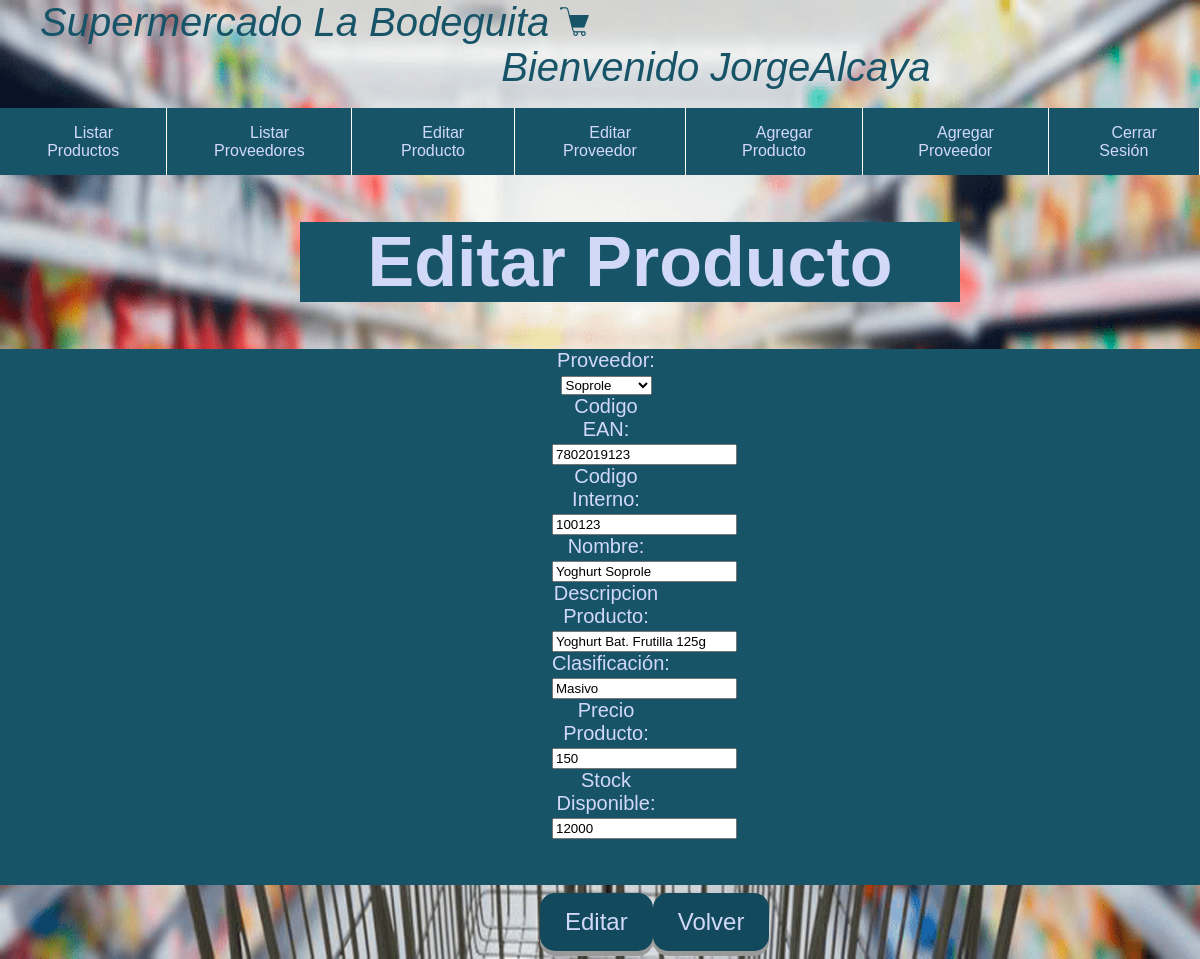
The page /editarProducto/4 (signed in) on the database its author committed.
### app/models.py (models this page shows, shortened)
class Producto(models.Model):
    proveedor = models.ForeignKey(Proveedor, null=True, blank=True, on_delete=models.CASCADE)
    codigo = models.IntegerField()
    sku = models.IntegerField()
    nombre = models.CharField(max_length=20)
    descripcion = models.CharField(max_length=30)
    clasificacion = models.CharField(max_length=30)
    precio = models.IntegerField()
    disponible = models.IntegerField()

class Proveedor(models.Model):
    rut = models.CharField(max_length=15)
    nombre = models.CharField(max_length=50)
    telefono = models.CharField(max_length=20)
    domicilio = models.CharField(max_length=50)
    region = models.CharField(max_length=50, blank=True, null=True)
    comuna = models.CharField(max_length=50, blank=True, null=True)
    def __str__(self):
        return self.nombre

### app/views.py (the view)
# urls.py: path('editarProducto/<int:producto_id>', views.editarProducto),
@login_required
def editarProducto(request, producto_id):
    instancia = Producto.objects.get(id=producto_id)
    form = ProductoForm(instance=instancia)
    if request.method =="POST":
        form= ProductoForm(request.POST, instance= instancia)
        if form.is_valid():
            instancia = form.save(commit=False)
            instancia.save()
    return render(request, "app/editarProducto.html",{'form':form})

### app/forms.py
class ProductoForm(forms.ModelForm):
    class Meta:
        model = Producto
        fields = ['proveedor', 'codigo', 'sku', 'nombre',
                  'descripcion', 'clasificacion', 'precio','disponible' ]
        labels = {'proveedor': 'Proveedor', 'codigo': 'Codigo EAN', 'sku': 'Codigo Interno', 'nombre': 'Nombre', 'descripcion': 'Descripcion Producto',
                  'clasificacion': 'Clasificación', 'precio': 'Precio Producto', 'disponible': 'Stock Disponible'}

### app/templates/app/editarProducto.html (shortened to what this page needs)
{% extends 'app/base.html' %}
{% block content %}
{% load static %}
<link href="{% static 'css/botonLogin.css' %}" rel="stylesheet">
<body>
     <div class="centrar">
          <h1 class="f">Editar Producto</h1>
     </div>
     <div class="centrar3">
          <div class="centrar2">
               <form class="g" method="POST">
                    {{ form }}
               </form>
               <br>
          </div>
     </div>
     <div class="dvedit">
          <button class="button" type="submit" >Editar</button>
          <button class="button" onclick="window.location.href='http://localhost:8000/listarProductosFull';">Volver</button>
     </div>
</body>
{% endblock content %}

### app/templates/app/base.html (shortened to what this page needs)
{% load static %}
<!DOCTYPE html>
<html lang="es">
<head>
    <link href="{% static 'css/estiloMenu.css' %}" rel="stylesheet">
    <link href="{% static 'css/icomoon/style.css' %}" rel="stylesheet">
    <link href="{% static 'css/estiloFormLogin.css' %}" rel="stylesheet">
    <link href="{% static 'css/table.css' %}" rel="stylesheet">
    <link href="{% static 'css/divEdit.css' %}" rel="stylesheet">
</head>
<dir class="titulo">
    Supermercado La Bodeguita <img src="{% static 'img/carrito.png' %}" alt="">
    {% if user.is_authenticated %} <span>123456789101112131415</span>Bienvenido {{user.username}}
    {% else %}<span>123456789101112131415</span>Bienvenido Proveedores{% endif %}
</dir>
<span>12345678910</span>
<body>
    <header class="titulo3">
        <nav class="menu">
            <ul>
                {% if user.is_authenticated %}
                <li><a href="http://localhost:8000/listarProductos"><span class="icon-file-text"></span> Listar
                        Productos</a></li>
                <li><a href="http://localhost:8000/listarProveedores"><span class="icon-file-text"></span> Listar
                        Proveedores</a></li>
                <li><a href="http://localhost:8000/listarProductosFull"><span class="icon-file-text"></span> Editar
                        Producto</a></li>
                <li><a href="http://localhost:8000/listarProveedoresFull"><span class="icon-file-text"></span> Editar
                        Proveedor</a></li>
                <li><a href="http://localhost:8000/ingresarProducto"><span class="icon-file-text"></span> Agregar
                        Producto</a></li>
                <li><a href="http://localhost:8000/ingresarProveedor"><span class="icon-file-text"></span> Agregar
                        Proveedor</a></li>
                <li><a href="http://localhost:8000/logout/"><span class="icon-clipboard"></span> Cerrar Sesión</a>
                </li>
                {% endif %}
            </ul>
        </nav>
    </header>
</body>
{% block content %}
{% endblock %}
</html>

### app/static/css/estiloMenu.css (style rules this page uses)
body { margin: 0; font-family: sans-serif; }
header { width: 100%; background: #185468; }
.menu ul { margin: 0; list-style: none; padding: 0; display: flex; }
.menu li { border-right: 1px solid #fff; }
.menu li a { display: block; padding: 15px 20px; color: rgb(210, 217, 248); text-decoration: none; }

### app/static/css/icomoon/style.css (style rules this page uses)
[class^="icon-"], [class*=" icon-"] { font-family: 'icomoon' !important; speak: none; font-style: normal; font-weight: normal; font-variant: normal; text-transform: none; line-height: 1; -webkit-font-smoothing: antialiased; -moz-osx-font-smoothing: grayscale; }
.icon-clipboard:before { content: "\e9b8"; }
.icon-file-text:before { content: "\e922"; }

### app/static/css/estiloFormLogin.css (style rules this page uses)
ul { list-style: none; padding: 0; text-align: center; color: rgb(210, 217, 248); }
.titulo { font-size: 40px; color: #185468; font-style: italic; font-family: 'Franklin Gothic Medium', 'Arial Narrow', Arial, sans-serif; margin: 0; }

### app/static/css/divEdit.css (style rules this page uses)
.dvedit { display: flex; align-content: center; padding: 8px; padding-left: 45%; }

### app/static/css/botonLogin.css (style rules this page uses)
.button { display: inline-block; padding: 15px 25px; font-size: 24px; cursor: pointer; text-align: center; text-decoration: none; outline: none; color:rgb(210, 217, 248); background-color: #12495c; ; border: none; border-radius: 15px; box-shadow: 0 5px #999; }

### app/templates/app/editarProducto.html (style rules this page uses)
.centrar { text-align: center; background:#185468; margin-left: 25%; margin-right: 25%; width: 55%; color: rgb(210, 217, 248); font-size: 35px; }
.centrar2 { text-align: center; margin-left: 46%; margin-right: 45%; font-size: 20px; }
.centrar3 { background:#185468; color: rgb(210, 217, 248); text-align: center; }

### rows shown on the page
Producto: proveedor "Soprole", codigo "7802019123", sku "100123", descripcion "Yoghurt Bat. Frutilla 125g", clasificacion "Masivo", precio "150", disponible "12000"
Proveedor: nombre "Yoghurt Soprole"

### other values the page prints
{{ user.username }} "JorgeAlcaya"
